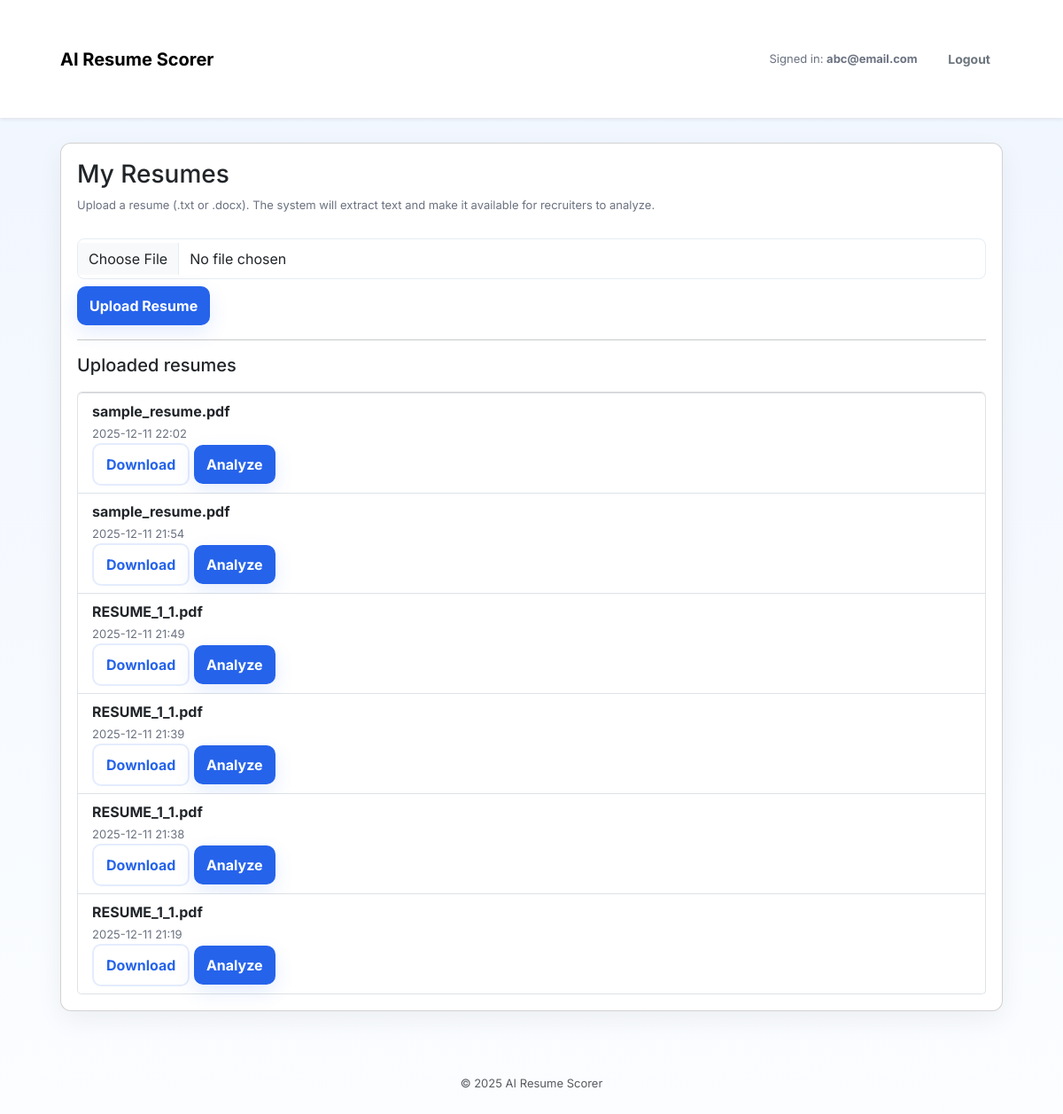
The page /seeker (signed in) on the database its author committed.
### app.py (models this page shows)
class User(UserMixin, db.Model):
    id = db.Column(db.Integer, primary_key=True)
    email = db.Column(db.String(220), unique=True, nullable=False)
    password_hash = db.Column(db.String(300), nullable=False)
    role = db.Column(db.String(50), nullable=False)  # seeker or recruiter
    created_at = db.Column(db.DateTime, default=datetime.utcnow)

class Resume(db.Model):
    id = db.Column(db.Integer, primary_key=True)
    filename = db.Column(db.String(300), nullable=False)
    original_filename = db.Column(db.String(300), nullable=False)
    text = db.Column(db.Text, nullable=True)
    uploaded_by = db.Column(db.Integer, db.ForeignKey('user.id'), nullable=True)
    uploaded_at = db.Column(db.DateTime, default=datetime.utcnow)

### app.py (the view, shortened to what this page needs)
@app.route("/seeker", methods=["GET","POST"])
@login_required
def seeker_dashboard():
    if current_user.role!="seeker":
        flash("Access denied", "danger"); return redirect(url_for("index"))
    resumes = Resume.query.filter_by(uploaded_by=current_user.id).order_by(Resume.uploaded_at.desc()).all()
    return render_template("seeker.html", resumes=resumes)

### app.py (called while the page is built)
@login_manager.user_loader
def load_user(uid):
    return User.query.get(int(uid))

### templates/seeker.html
{% extends "base.html" %}
{% block content %}
<div class="card">
  <h3>My Resumes</h3>
  <p class="small">Upload a resume (.txt or .docx). The system will extract text and make it available for recruiters to analyze.</p>
  <form method="post" action="{{ url_for('seeker_dashboard') }}" enctype="multipart/form-data" style="margin-top:12px">
    <input type="file" name="resume_file" accept=".txt,.docx" class="form-control mb-2" required>
    <div><button class="btn btn-primary">Upload Resume</button></div>
  </form>
  <hr>
  <h5>Uploaded resumes</h5>
  {% if resumes %}
    <ul class="list-group" style="margin-top:10px">
      {% for r in resumes %}
      <li class="list-group-item">
        <div>
          <strong>{{ r.original_filename }}</strong><br>
          <small class="small">{{ r.uploaded_at.strftime('%Y-%m-%d %H:%M') }}</small>
        </div>
        <div>
          <a class="btn btn-ghost" href="{{ url_for('uploaded_file', filename=r.filename) }}">Download</a>
          <a class="btn btn-primary" href="{{ url_for('analyze_stored', rid=r.id) }}">Analyze</a>
        </div>
      </li>
      {% endfor %}
    </ul>
  {% else %}
    <div class="small" style="margin-top:12px;color:var(--muted)">No resumes yet. Upload one to get started.</div>
  {% endif %}
</div>
{% endblock %}

### templates/base.html (shortened to what this page needs)
<!doctype html>
<html lang="en">
<head>
  <link href="https://cdn.jsdelivr.net/npm/bootstrap@5.3.2/dist/css/bootstrap.min.css" rel="stylesheet">
  <link rel="stylesheet" href="{{ url_for('static', filename='style.css') }}">
</head>
<body>
  <nav class="navbar navbar-expand-lg bg-white shadow-sm mb-4">
    <div class="container">
      <a class="navbar-brand fw-bold" href="{{ url_for('index') }}">AI Resume Scorer</a>
      <div class="ms-auto">
        {% if current_user.is_authenticated %}
          <span class="me-3 small">Signed in: <strong>{{ current_user.email }}</strong></span>
          <a class="btn btn-outline-secondary btn-sm" href="{{ url_for('logout') }}">Logout</a>
        {% else %}
          <a class="btn btn-outline-primary btn-sm me-2" href="{{ url_for('login_seeker') }}">Jobseeker</a>
          <a class="btn btn-primary btn-sm" href="{{ url_for('login_recruiter') }}">Recruiter</a>
        {% endif %}
      </div>
    </div>
  </nav>
  <div class="container">
    {% block content %}{% endblock %}
  </div>
  <footer class="text-center py-4 small text-muted mt-5">© 2025 AI Resume Scorer</footer>
</body>
</html>

### static/style.css (style rules this page uses)
:root { --accent:#2563eb; --muted:#6b7280; --bg:#f5f8ff; --card:#ffffff; }
* { box-sizing:border-box }
body { font-family:Inter,system-ui,Arial,sans-serif; background: linear-gradient(180deg,#f0f6ff 0%, #fbfdff 100%); color:#091024;margin:0;padding:0; }
.container { max-width:1100px;margin:28px auto;padding:0 18px }
.navbar { display:flex;align-items:center;gap:12px;padding:18px 0 }
.card { background:var(--card);border-radius:12px;padding:18px;box-shadow:0 10px 30px rgba(16,24,40,0.06);margin-bottom:18px }
.btn { display:inline-block;padding:10px 14px;border-radius:10px;border:0;font-weight:700 }
.btn-primary { background:var(--accent);color:#fff;box-shadow:0 8px 22px rgba(37,99,235,0.12) }
.btn-ghost { background:transparent;border:2px solid rgba(37,99,235,0.12);color:var(--accent) }
.small { color:var(--muted);font-size:13px }
.form-control { padding:10px 12px;border-radius:8px;border:1px solid #e6edf3 }
.list-group { padding:0;margin:0;list-style:none }

### rows shown on the page
User: email "abc@email.com"
Resume: original_filename "sample_resume.pdf", uploaded_at "2025-12-11 22:02"
Resume: original_filename "sample_resume.pdf", uploaded_at "2025-12-11 21:54"
Resume: original_filename "RESUME_1_1.pdf", uploaded_at "2025-12-11 21:49"
Resume: original_filename "RESUME_1_1.pdf", uploaded_at "2025-12-11 21:39"
Resume: original_filename "RESUME_1_1.pdf", uploaded_at "2025-12-11 21:38"
Resume: original_filename "RESUME_1_1.pdf", uploaded_at "2025-12-11 21:19"
